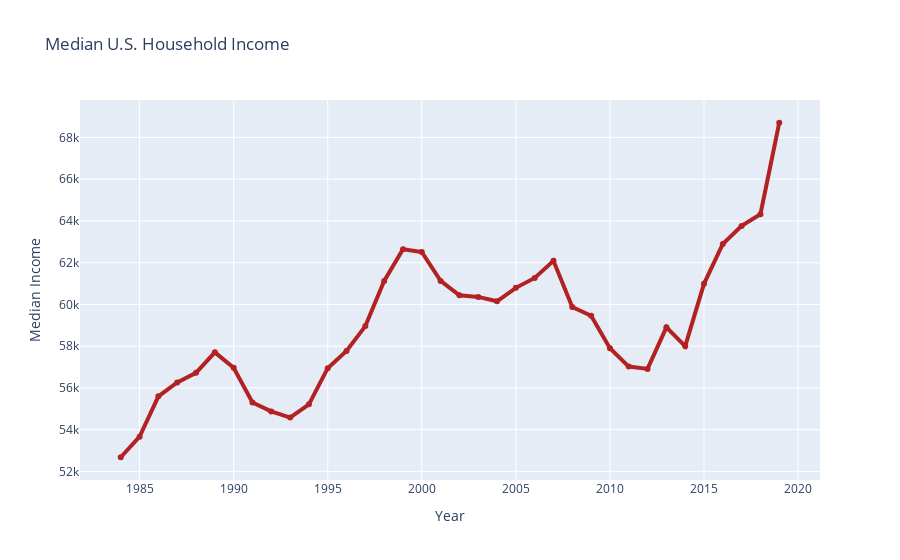

Here is the notebook cell this chart was saved with:
### Code cell
# Create a style traces
fig = go.Figure()
fig.add_trace(go.Line(x=med_hh_inc.iloc[:, 0],
                      y=med_hh_inc.iloc[:, 1],
                      mode='lines+markers',
                      name='Median Household Income',
                      line=dict(color='firebrick', width=4)))

# Edit layout
fig.update_layout(title='Median U.S. Household Income',
                  xaxis_title = 'Year',
                  yaxis_title = 'Median Income')

fig.update_yaxes(nticks=10)

fig.update_xaxes(nticks=10)

fig.show();

### Figure 1 — Plotly figure (JSON) as saved in the notebook; plotly's stock layout.template omitted (floating-point values rounded to 4 significant figures)
{"data": [{"line": {"color": "firebrick", "width": 4}, "mode": "lines+markers", "name": "Median Household Income", "type": "scatter", "x": ["1984-01-01", "1985-01-01", "1986-01-01", "1987-01-01", "1988-01-01", "1989-01-01", "1990-01-01", "1991-01-01", "1992-01-01", "1993-01-01", "1994-01-01", "1995-01-01", "1996-01-01", "1997-01-01", "1998-01-01", "1999-01-01", "2000-01-01", "2001-01-01", "2002-01-01", "2003-01-01", "2004-01-01", "2005-01-01", "2006-01-01", "2007-01-01", "2008-01-01", "2009-01-01", "2010-01-01", "2011-01-01", "2012-01-01", "2013-01-01", "2014-01-01", "2015-01-01", "2016-01-01", "2017-01-01", "2018-01-01", "2019-01-01"], "y": ["52679", "53664", "55597", "56261", "56725", "57705", "56966", "55302", "54874", "54581", "55215", "56945", "57772", "58961", "61128", "62641", "62512", "61126", "60435", "60360", "60150", "60794", "61268", "62090", "59877", "59458", "57904", "57021", "56912", "58904", "58001", "60987", "62898", "63761", "64324", "68703"]}], "layout": {"title": {"text": "Median U.S. Household Income"}, "xaxis": {"nticks": 10, "title": {"text": "Year"}}, "yaxis": {"nticks": 10, "title": {"text": "Median Income"}}}}
